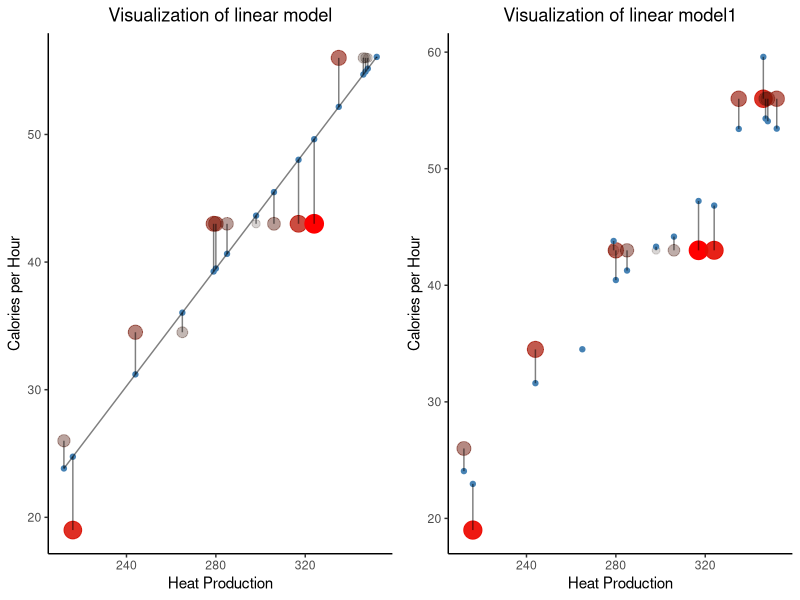
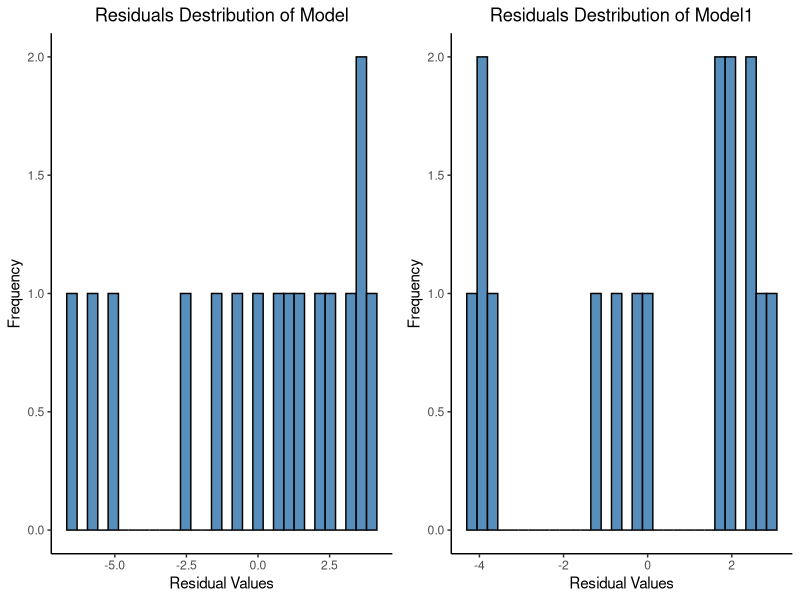
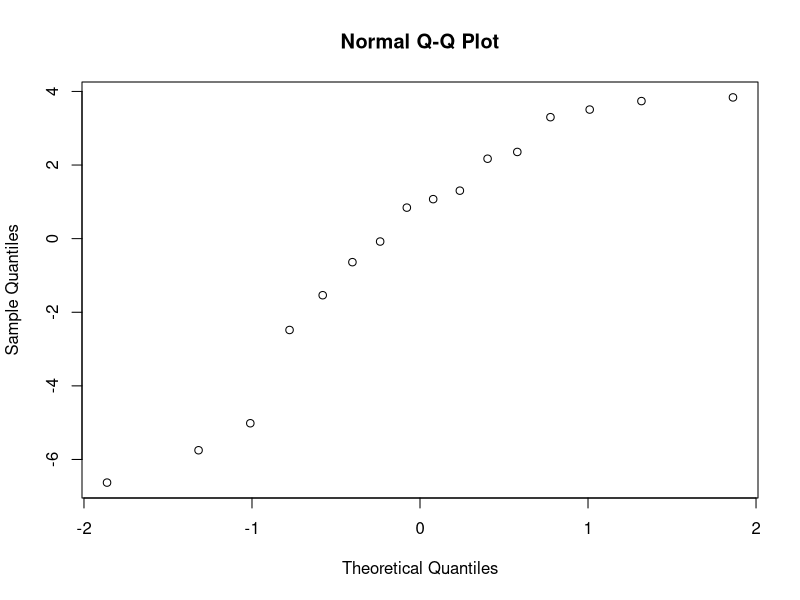
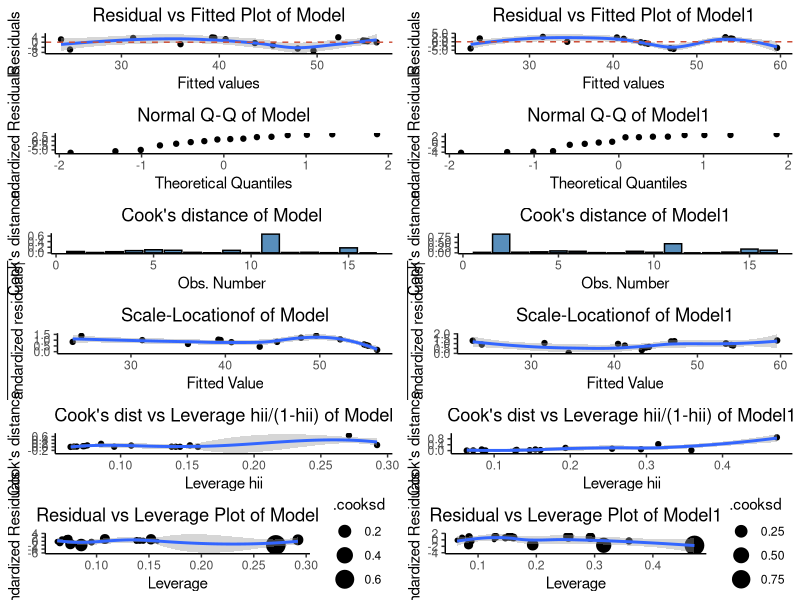

The R source for these figures, in order:
library(tidyverse)
library(gridExtra)

dataframe <- read.table('./muscle-incomplete.txt', header = TRUE)
dataframe <- na.omit(dataframe)		# Omiting NAs to carry out complete case analysis

# Exploring the results of linear regression in case of complete analysis
fit <- lm(calhour ~ calories, data = dataframe)
fit1 <- lm(calhour ~ calories + weight, data = dataframe)

dataframe$predicted <- predict(fit)
dataframe$predicted1 <- predict(fit1)
dataframe$residuals <- residuals(fit)
dataframe$residuals1 <- residuals(fit1)

# Diagnosis plots
model.plot <- function(df, model, pred, number = "") {

	plot <- ggplot(df, aes(x = calories, y = calhour)) +
		geom_point(aes(alpha = abs(model$residuals), color = abs(model$residuals), size = abs(model$residuals))) +	# Plot actual values
		scale_color_continuous(low = 'black', high = 'red') +
		geom_point(aes(y = pred), col = 'steelblue') +	# Plot values predicted by first model
		geom_segment(aes(xend = calories, yend = pred), alpha = 0.5) +
		labs(x = 'Heat Production', y = 'Calories per Hour',
			 title = sprintf('Visualization of linear model%s', number)) +
		# TODO: Cannot add legend
		scale_fill_manual(name = ' ', values = c('steelblue', 'tomato3'), labels = c('Predicted', 'Actual')) +
		guides(alpha = FALSE, color = FALSE, size = FALSE) +
		theme_classic() +
		theme(plot.title = element_text(hjust = 0.5))

	if(number == '') {
			plot <- plot + geom_line(stat = 'smooth', method = 'lm', alpha = 0.5, se = FALSE, color = 'black')
	}

	return(plot)
}

grid.arrange(model.plot(dataframe, fit, dataframe$predicted),
			 model.plot(dataframe, fit1, dataframe$predicted1, 1), ncol = 2)

model.residuals <- ggplot(dataframe, aes(x = residuals)) +
	geom_histogram(fill = 'steelblue', color = 'black', alpha = 0.9) +
	labs(x = 'Residual Values', y = 'Frequency', title = 'Residuals Destribution Model') +
	theme_classic() +
	theme(plot.title = element_text(hjust = 0.5))

model1.residuals <- ggplot(dataframe, aes(x = residuals1)) +
	geom_histogram(fill = 'steelblue', color = 'black', alpha = 0.9) +
	labs(x = 'Residual Values', y = 'Frequency', title = 'Residuals Destribution Model1') +
	theme_classic() +
	theme(plot.title = element_text(hjust = 0.5))

plotResiduals <- function(model, number = "") {

	plot <- ggplot(model, aes(x = model$residuals)) +
		geom_histogram(fill = 'steelblue', color = 'black', alpha = 0.9) +
		labs(x = 'Residual Values', y = 'Frequency', title = sprintf('Residuals Destribution of Model%s', number)) +
		theme_classic() +
		theme(plot.title = element_text(hjust = 0.5))

	return(plot)
}

grid.arrange(plotResiduals(fit), plotResiduals(fit1, 1), ncol = 2)

residualsVsFitted <- function(model, number = "") {

	plot <- ggplot(model, aes(.fitted, .resid)) +
		geom_point() +
		stat_smooth(method = "loess") +
		geom_hline(yintercept = 0, col = "tomato3", linetype = 'dashed') +
		labs(x = 'Fitted values', y = 'Residuals', title = sprintf('Residual vs Fitted Plot of Model%s', number)) +
		theme_classic() +
		theme(plot.title = element_text(hjust = 0.5))

	return(plot)
}

qqplot <- function(model, number = "") {

	# TODO: qqnorm produces extra plot
	resultQQ <- qqnorm(model$residuals)

	plot <- ggplot(model, aes(x = resultQQ$x, y = resultQQ$y)) +
		geom_point() +
		labs(x = 'Theoretical Quantiles', y = 'Standardized Residuals',
			 title = sprintf('Normal Q-Q of Model%s', number)) +
		theme_classic() +
		theme(plot.title = element_text(hjust = 0.5))

	return(plot)
}

scaleLocation <- function(model, number = "") {

	plot <- ggplot(model, aes(.fitted, sqrt(abs(.stdresid)))) +
		geom_point() +
		stat_smooth(method = "loess") +
		labs(x = 'Fitted Value', y = expression(sqrt("|Standardized residuals|")),
			 title = sprintf('Scale-Locationof of Model%s', number)) +
		theme_classic() +
		theme(plot.title = element_text(hjust = 0.5))

	return(plot)
}

cooks <- function(model, number = "") {

	plot <- ggplot(model, aes(seq_along(.cooksd), .cooksd)) +
		geom_bar(stat = "identity", position = "identity", fill = 'steelblue', color = 'black', alpha = 0.9) +
    	labs(x = "Obs. Number", y = "Cook's distance", title = sprintf("Cook's distance of Model%s", number)) +
		theme_classic() +
		theme(plot.title = element_text(hjust = 0.5))

	return(plot)
}

residualssVsLavarage <- function(model, number = "") {

	plot <- ggplot(model, aes(.hat, .stdresid)) +
		geom_point(aes(size = .cooksd)) +
		stat_smooth(method = "loess") +
		labs(x = "Leverage", y = "tandardized Residuals",
			 title = sprintf("Residual vs Leverage Plot of Model%s", number)) +
		theme_classic() +
		theme(plot.title = element_text(hjust = 0.5))

	return(plot)
}
cooksVsLavarage <- function(model, number = "") {

	plot <- ggplot(model, aes(.hat, .cooksd)) +
		geom_point()+
		stat_smooth(method = "loess") +
		labs(x = "Leverage hii", y = "Cook's distance",
			 title = sprintf("Cook's dist vs Leverage hii/(1-hii) of Model%s", number)) +
		theme_classic() +
		theme(plot.title = element_text(hjust = 0.5))

	return(plot)
}

grid.arrange(residualsVsFitted(fit), residualsVsFitted(fit1, 1),
			 qqplot(fit), qqplot(fit1, 1),
			 cooks(fit), cooks(fit1, 1),
			 scaleLocation(fit), scaleLocation(fit1, 1),
			 cooksVsLavarage(fit), cooksVsLavarage(fit1, 1),
			 residualssVsLavarage(fit), residualssVsLavarage(fit1, 1),
			 ncol = 2, nrow = 6)

# Some metrics
list(model = summary(fit), model1 = summary(fit1))	# Adding weight as second predictor slightly improve R-squared
list(model = anova(fit), model1 = anova(fit1))
list(model = AIC(fit), model1 = AIC(fit1))	# Model with smaller AIC score is preferrable
